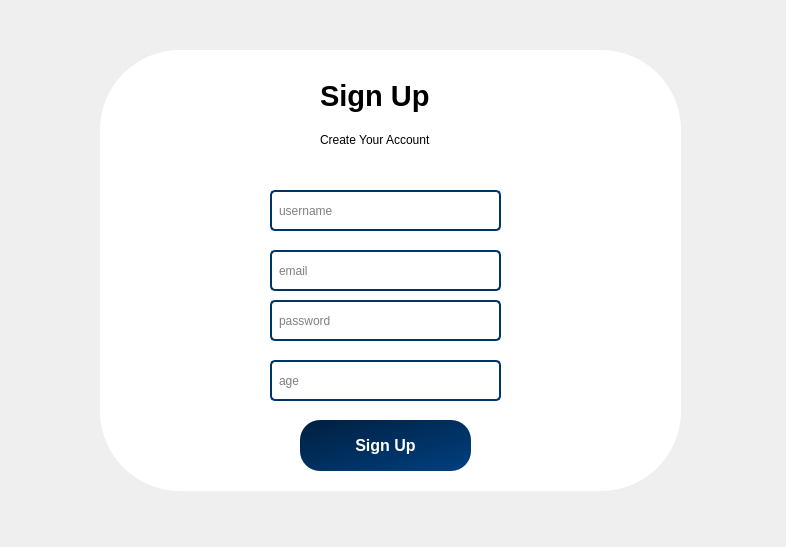
<?xml version="1.0" encoding="UTF-8"?>
<ui version="4.0">
 <class>SignUp</class>
 <widget class="QDialog" name="SignUp">
  <property name="geometry">
   <rect>
    <x>0</x>
    <y>0</y>
    <width>786</width>
    <height>547</height>
   </rect>
  </property>
  <property name="windowTitle">
   <string>Dialog</string>
  </property>
  <widget class="QGroupBox" name="groupBox">
   <property name="geometry">
    <rect>
     <x>100</x>
     <y>50</y>
     <width>581</width>
     <height>441</height>
    </rect>
   </property>
   <property name="styleSheet">
    <string notr="true">
/* Group Box */
QGroupBox {
    background-color: white; /* Light blue background color */
    border: none;
border-radius:80px
}

/* Line Edits */
QLineEdit {
    border: 2px solid #003366; /* Dark blue border */
    border-radius: 5px;
    padding: 5px;
    background-color: white;
}

/* Hover Effect for Line Edits */
QLineEdit:hover {
    border-color: #005f5f; /* Darker blue on hover */
}

/* Focus Effect for Line Edits */
QLineEdit:focus {
    border-color: #007f7f; /* Even darker blue when focused */
}

/* Placeholder Text Color */
QLineEdit::placeholder {
    color: #003366; /* Dark blue placeholder text */
}

/* Push Button */
QPushButton {
    border-radius: 20px;
    background: qlineargradient(x1:0, y1:0, x2:1, y2:1, stop:0 #003366, stop:1 #005f5f); /* Dark blue to darker blue gradient */
    color: white;
    padding: 10px 20px;
    border: none;
}

/* Hover State Style for Push Button */
QPushButton:hover {
    background: qlineargradient(x1:0, y1:0, x2:1, y2:1, stop:0 #005f5f, stop:1 #007f7f); /* Darker blue to even darker blue gradient on hover */
}

/* Pressed State Style for Push Button */
QPushButton:pressed {
    background: qlineargradient(x1:0, y1:0, x2:1, y2:1, stop:0 #007f7f, stop:1 #009f9f); /* Even darker blue to very dark blue gradient when pressed */
}
</string>
   </property>
   <property name="title">
    <string/>
   </property>
   <widget class="QPushButton" name="signupButton">
    <property name="geometry">
     <rect>
      <x>200</x>
      <y>370</y>
      <width>171</width>
      <height>51</height>
     </rect>
    </property>
    <property name="font">
     <font>
      <pointsize>12</pointsize>
      <bold>true</bold>
     </font>
    </property>
    <property name="styleSheet">
     <string notr="true">/* Push Button */
QPushButton {
    border-radius: 20px;
    background: qlineargradient(x1:0, y1:0, x2:1, y2:1, stop:0 #001F3F, stop:1 #004080); /* Changed gradient colors */
    color: white;
    padding: 10px 20px;
    border: none;
}

/* Hover State Style for Push Button */
QPushButton:hover {
    background: qlineargradient(x1:0, y1:0, x2:1, y2:1, stop:0 #004080, stop:1 #001F3F); /* Changed gradient colors */
}

/* Pressed State Style for Push Button */
QPushButton:pressed {
    background: qlineargradient(x1:0, y1:0, x2:1, y2:1, stop:0 #001F3F, stop:1 #004080); /* Changed gradient colors */
}</string>
    </property>
    <property name="text">
     <string>Sign Up</string>
    </property>
   </widget>
   <widget class="QLineEdit" name="lineEditUsername">
    <property name="geometry">
     <rect>
      <x>170</x>
      <y>140</y>
      <width>231</width>
      <height>41</height>
     </rect>
    </property>
    <property name="text">
     <string/>
    </property>
    <property name="placeholderText">
     <string>username</string>
    </property>
   </widget>
   <widget class="QLineEdit" name="lineEditEmail">
    <property name="geometry">
     <rect>
      <x>170</x>
      <y>200</y>
      <width>231</width>
      <height>41</height>
     </rect>
    </property>
    <property name="text">
     <string/>
    </property>
    <property name="placeholderText">
     <string>email</string>
    </property>
   </widget>
   <widget class="QLineEdit" name="lineEditPassword">
    <property name="geometry">
     <rect>
      <x>170</x>
      <y>250</y>
      <width>231</width>
      <height>41</height>
     </rect>
    </property>
    <property name="text">
     <string/>
    </property>
    <property name="placeholderText">
     <string>password</string>
    </property>
   </widget>
   <widget class="QLineEdit" name="lineEditAge">
    <property name="geometry">
     <rect>
      <x>170</x>
      <y>310</y>
      <width>231</width>
      <height>41</height>
     </rect>
    </property>
    <property name="text">
     <string/>
    </property>
    <property name="placeholderText">
     <string>age</string>
    </property>
   </widget>
   <widget class="QLabel" name="label">
    <property name="geometry">
     <rect>
      <x>220</x>
      <y>20</y>
      <width>191</width>
      <height>51</height>
     </rect>
    </property>
    <property name="font">
     <font>
      <pointsize>22</pointsize>
      <bold>true</bold>
     </font>
    </property>
    <property name="text">
     <string>Sign Up</string>
    </property>
   </widget>
   <widget class="QLabel" name="label_2">
    <property name="geometry">
     <rect>
      <x>220</x>
      <y>80</y>
      <width>171</width>
      <height>20</height>
     </rect>
    </property>
    <property name="text">
     <string>Create Your Account</string>
    </property>
   </widget>
  </widget>
  <widget class="QLabel" name="label_3">
   <property name="geometry">
    <rect>
     <x>-20</x>
     <y>0</y>
     <width>811</width>
     <height>551</height>
    </rect>
   </property>
   <property name="sizePolicy">
    <sizepolicy hsizetype="Fixed" vsizetype="Fixed">
     <horstretch>0</horstretch>
     <verstretch>0</verstretch>
    </sizepolicy>
   </property>
   <property name="styleSheet">
    <string notr="true">background-image: url(:/backdrop.jpg);</string>
   </property>
   <property name="text">
    <string/>
   </property>
  </widget>
  <zorder>label_3</zorder>
  <zorder>groupBox</zorder>
 </widget>
 <resources/>
 <connections/>
</ui>
